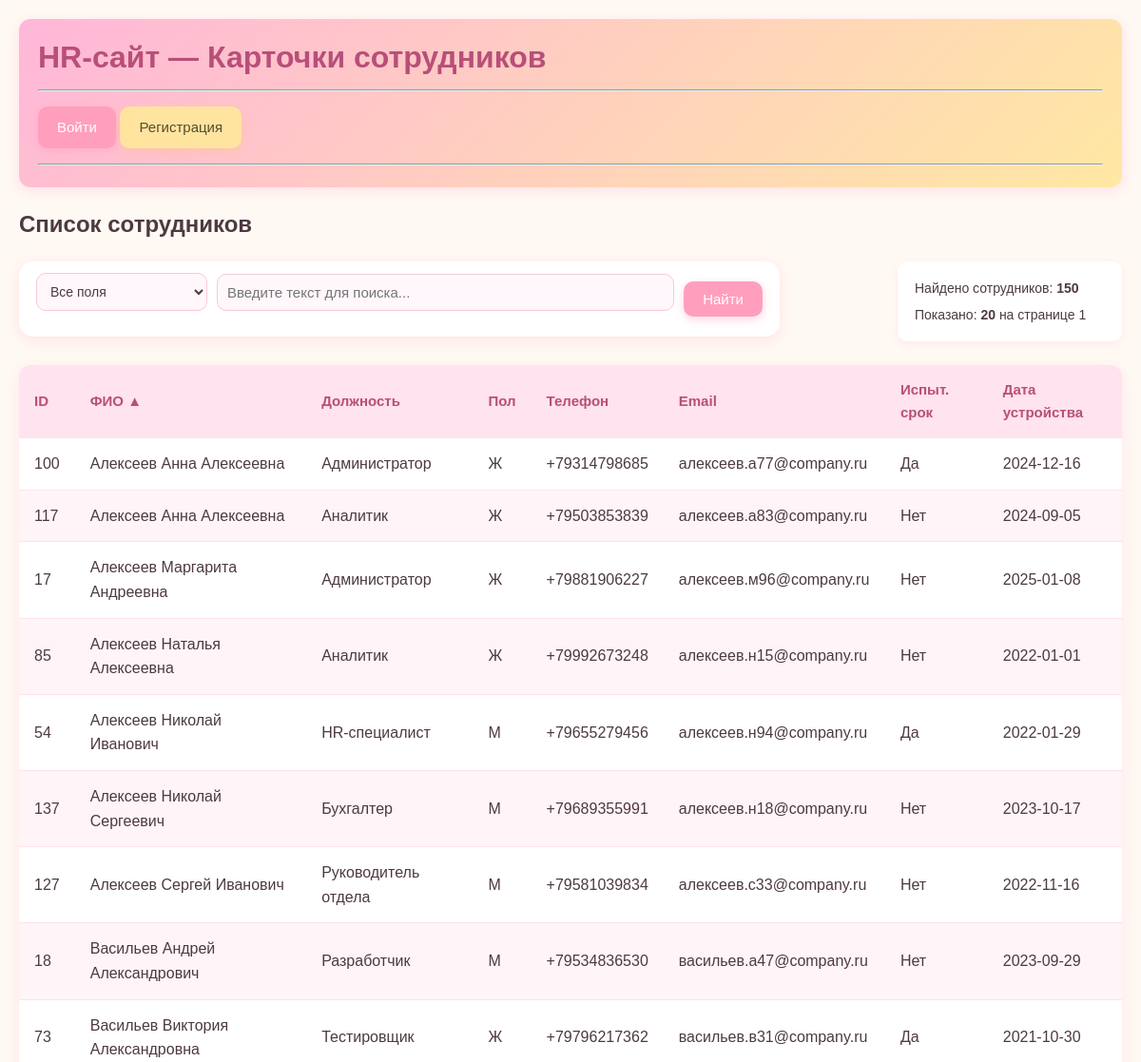
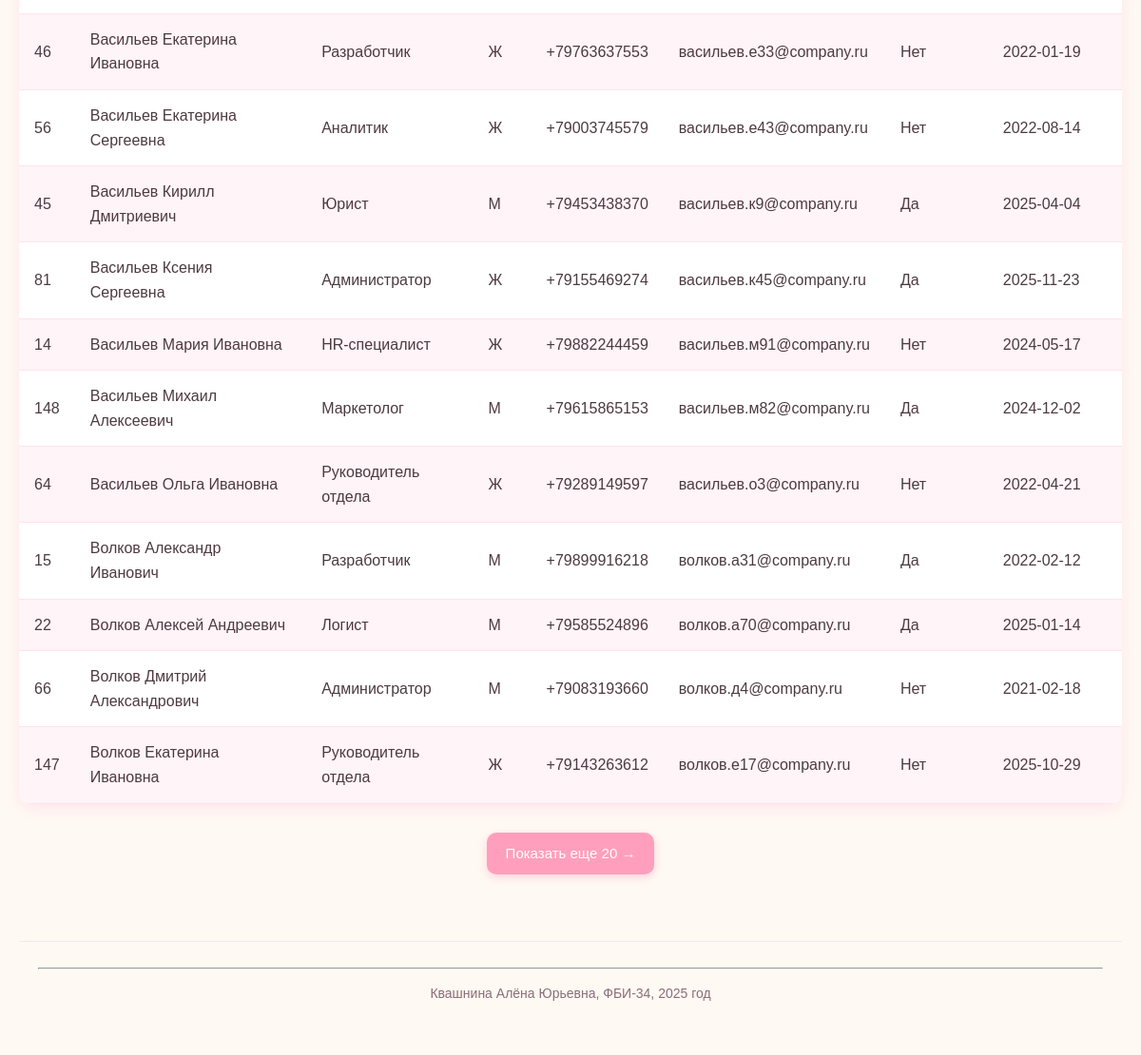
The page /hr/?sort=full_name&direction=asc&search=&search_field=all on the database its author committed (2 pictures, top to bottom).
### models1.py (models this page shows)
class Employee(db.Model):
    id = db.Column(db.Integer, primary_key=True)
    full_name = db.Column(db.String(120), nullable=False)
    position = db.Column(db.String(120), nullable=False)
    gender = db.Column(db.String(20), nullable=False)
    phone = db.Column(db.String(50))
    email = db.Column(db.String(120))
    probation = db.Column(db.Boolean, default=False)
    hire_date = db.Column(db.Date)

### hr_app.py (the view, shortened to what this page needs)
@hr.route("/")
def index():
    page = int(request.args.get("page", 1))
    per_page = 20
    search = request.args.get("search", "")
    search_field = request.args.get("search_field", "all")  # Новый параметр
    sort = request.args.get("sort", "id")
    sort_direction = request.args.get("direction", "asc")
    query = Employee.query
    if hasattr(Employee, sort):
        column = getattr(Employee, sort)
        if sort_direction == "desc":
            column = column.desc()
        query = query.order_by(column)
    employees = query.offset((page - 1) * per_page).limit(per_page).all()
    total_count = query.count()
    has_more = total_count > page * per_page
    return render_template("index1.html",
                           employees=employees,
                           page=page,
                           search=search,
                           search_field=search_field,  # Передаем в шаблон
                           sort=sort,
                           direction=sort_direction,
                           has_more=has_more,
                           total_count=total_count)

### templates/templates1/index1.html (shortened to what this page needs)
{% extends 'base1.html' %}
{% block content %}
<h2>Список сотрудников</h2>
<div class="controls">
    <div class="search-box">
        <form method="get" action="{{ url_for('hr.index') }}">
            <div class="search-container">
                <select name="search_field" class="search-select">
                    <option value="all" {% if search_field == 'all' %}selected{% endif %}>Все поля</option>
                </select>
                <input type="text" name="search" placeholder="Введите текст для поиска..."
                       value="{{ search }}" class="search-input">
                <button type="submit" class="btn">Найти</button>
            </div>
        </form>
    </div>
    <div class="info-box">
        <p>Найдено сотрудников: <strong>{{ total_count }}</strong></p>
        <p>Показано: <strong>{{ employees|length }}</strong> на странице {{ page }}</p>
    </div>
</div>
<table>
    <thead>
        <tr>
            <th>
                <a href="{{ url_for('hr.index', sort='id', direction='desc' if sort == 'id' and direction == 'asc' else 'asc', search=search, search_field=search_field) }}">
                    ID {% if sort == 'id' %}{{ '▼' if direction == 'desc' else '▲' }}{% endif %}
                </a>
            </th>
            <th>
                <a href="{{ url_for('hr.index', sort='full_name', direction='desc' if sort == 'full_name' and direction == 'asc' else 'asc', search=search, search_field=search_field) }}">
                    ФИО {% if sort == 'full_name' %}{{ '▼' if direction == 'desc' else '▲' }}{% endif %}
                </a>
            </th>
            <th>
                <a href="{{ url_for('hr.index', sort='position', direction='desc' if sort == 'position' and direction == 'asc' else 'asc', search=search, search_field=search_field) }}">
                    Должность {% if sort == 'position' %}{{ '▼' if direction == 'desc' else '▲' }}{% endif %}
                </a>
            </th>
            <th>
                <a href="{{ url_for('hr.index', sort='gender', direction='desc' if sort == 'gender' and direction == 'asc' else 'asc', search=search, search_field=search_field) }}">
                    Пол {% if sort == 'gender' %}{{ '▼' if direction == 'desc' else '▲' }}{% endif %}
                </a>
            </th>
            <th>
                <a href="{{ url_for('hr.index', sort='phone', direction='desc' if sort == 'phone' and direction == 'asc' else 'asc', search=search, search_field=search_field) }}">
                    Телефон {% if sort == 'phone' %}{{ '▼' if direction == 'desc' else '▲' }}{% endif %}
                </a>
            </th>
            <th>
                <a href="{{ url_for('hr.index', sort='email', direction='desc' if sort == 'email' and direction == 'asc' else 'asc', search=search, search_field=search_field) }}">
                    Email {% if sort == 'email' %}{{ '▼' if direction == 'desc' else '▲' }}{% endif %}
                </a>
            </th>
            <th>
                <a href="{{ url_for('hr.index', sort='probation', direction='desc' if sort == 'probation' and direction == 'asc' else 'asc', search=search, search_field=search_field) }}">
                    Испыт. срок {% if sort == 'probation' %}{{ '▼' if direction == 'desc' else '▲' }}{% endif %}
                </a>
            </th>
            <th>
                <a href="{{ url_for('hr.index', sort='hire_date', direction='desc' if sort == 'hire_date' and direction == 'asc' else 'asc', search=search, search_field=search_field) }}">
                    Дата устройства {% if sort == 'hire_date' %}{{ '▼' if direction == 'desc' else '▲' }}{% endif %}
                </a>
            </th>
        </tr>
    </thead>
    <tbody>
        {% for emp in employees %}
        <tr>
            <td>{{ emp.id }}</td>
            <td>{{ emp.full_name }}</td>
            <td>{{ emp.position }}</td>
            <td>{{ emp.gender }}</td>
            <td>{{ emp.phone }}</td>
            <td>{{ emp.email }}</td>
            <td>{{ 'Да' if emp.probation else 'Нет' }}</td>
            <td>{{ emp.hire_date.strftime('%Y-%m-%d') if emp.hire_date else 'Не указана' }}</td>
        </tr>
        {% endfor %}
    </tbody>
</table>
<div class="pagination">
    {% if has_more %}
        <a href="{{ url_for('hr.index', page=page+1, search=search, search_field=search_field, sort=sort, direction=direction) }}"
           class="btn">Показать еще 20 →</a>
    {% endif %}
</div>
{% endblock %}

### static/static1/style1.css (style rules this page uses)
body { font-family: Arial, sans-serif; margin: 20px; background: #fff9f3; color: #4d3a41; line-height: 1.6; }
.controls { display: flex; justify-content: space-between; align-items: flex-start; margin-bottom: 25px; flex-wrap: wrap; gap: 15px; }
.info-box { background: #fff; padding: 12px 18px; border-radius: 10px; box-shadow: 0 3px 10px rgba(255, 180, 200, 0.2); min-width: 200px; }
.info-box p { margin: 5px 0; font-size: 14px; }
.search-box { flex: 1; min-width: 300px; max-width: 800px; }
.search-container { display: flex; gap: 10px; background: #ffffff; padding: 12px 18px; border-radius: 15px; box-shadow: 0 4px 15px rgba(255, 180, 200, 0.3); align-items: center; flex-wrap: wrap; }
.search-select { width: 180px; padding: 10px; border: 1px solid #f7c9d6; border-radius: 10px; background: #fff7fb; color: #4d3a41; font-size: 14px; cursor: pointer; }
.search-input { flex: 1; min-width: 200px; padding: 10px; border: 1px solid #f7c9d6; border-radius: 10px; background: #fff7fb; transition: all 0.3s; }
table { border-collapse: collapse; width: 100%; background: #ffffff; border-radius: 12px; overflow: hidden; box-shadow: 0 4px 15px rgba(255, 190, 220, 0.3); margin-bottom: 25px; }
th, td { padding: 14px 16px; text-align: left; border-bottom: 1px solid #ffe3ee; }
th { background: #ffe3ee; color: #b84f79; font-weight: bold; font-size: 15px; }
tr:nth-child(even) { background: #fff4f8; }
th a { text-decoration: none; color: #b84f79; display: flex; justify-content: space-between; align-items: center; }
.pagination { display: flex; justify-content: center; gap: 15px; margin: 30px 0; }
button, .btn, .btn-cancel, .btn-small, .btn-danger { padding: 10px 20px; border: none; border-radius: 10px; cursor: pointer; font-size: 15px; transition: 0.3s; text-decoration: none; display: inline-block; text-align: center; white-space: nowrap; }
.btn { background: #ff9fbd; color: white; box-shadow: 0 3px 10px rgba(255, 150, 190, 0.4); }
input, select, textarea { width: 100%; padding: 12px; border: 1px solid #f7c9d6; border-radius: 10px; margin-bottom: 15px; background: #fff7fb; box-sizing: border-box; font-size: 15px; }

### rows shown on the page
Employee: id "100", full_name "Алексеев Анна Алексеевна", position "Администратор", gender "Ж", phone "+79314798685", email "алексеев.а77@company.ru", probation "Да", hire_date "2024-12-16"
Employee: id "117", full_name "Алексеев Анна Алексеевна", position "Аналитик", gender "Ж", phone "+79503853839", email "алексеев.а83@company.ru", probation "Нет", hire_date "2024-09-05"
Employee: id "17", full_name "Алексеев Маргарита Андреевна", position "Администратор", gender "Ж", phone "+79881906227", email "алексеев.м96@company.ru", probation "Нет", hire_date "2025-01-08"
Employee: id "85", full_name "Алексеев Наталья Алексеевна", position "Аналитик", gender "Ж", phone "+79992673248", email "алексеев.н15@company.ru", probation "Нет", hire_date "2022-01-01"
Employee: id "54", full_name "Алексеев Николай Иванович", position "HR-специалист", gender "М", phone "+79655279456", email "алексеев.н94@company.ru", probation "Да", hire_date "2022-01-29"
Employee: id "137", full_name "Алексеев Николай Сергеевич", position "Бухгалтер", gender "М", phone "+79689355991", email "алексеев.н18@company.ru", probation "Нет", hire_date "2023-10-17"
Employee: id "127", full_name "Алексеев Сергей Иванович", position "Руководитель отдела", gender "М", phone "+79581039834", email "алексеев.с33@company.ru", probation "Нет", hire_date "2022-11-16"
Employee: id "18", full_name "Васильев Андрей Александрович", position "Разработчик", gender "М", phone "+79534836530", email "васильев.а47@company.ru", probation "Нет", hire_date "2023-09-29"
Employee: id "73", full_name "Васильев Виктория Александровна", position "Тестировщик", gender "Ж", phone "+79796217362", email "васильев.в31@company.ru", probation "Да", hire_date "2021-10-30"
Employee: id "46", full_name "Васильев Екатерина Ивановна", position "Разработчик", gender "Ж", phone "+79763637553", email "васильев.е33@company.ru", probation "Нет", hire_date "2022-01-19"
Employee: id "56", full_name "Васильев Екатерина Сергеевна", position "Аналитик", gender "Ж", phone "+79003745579", email "васильев.е43@company.ru", probation "Нет", hire_date "2022-08-14"
Employee: id "45", full_name "Васильев Кирилл Дмитриевич", position "Юрист", gender "М", phone "+79453438370", email "васильев.к9@company.ru", probation "Да", hire_date "2025-04-04"
Employee: id "81", full_name "Васильев Ксения Сергеевна", position "Администратор", gender "Ж", phone "+79155469274", email "васильев.к45@company.ru", probation "Да", hire_date "2025-11-23"
Employee: id "14", full_name "Васильев Мария Ивановна", position "HR-специалист", gender "Ж", phone "+79882244459", email "васильев.м91@company.ru", probation "Нет", hire_date "2024-05-17"
Employee: id "148", full_name "Васильев Михаил Алексеевич", position "Маркетолог", gender "М", phone "+79615865153", email "васильев.м82@company.ru", probation "Да", hire_date "2024-12-02"
Employee: id "64", full_name "Васильев Ольга Ивановна", position "Руководитель отдела", gender "Ж", phone "+79289149597", email "васильев.о3@company.ru", probation "Нет", hire_date "2022-04-21"
Employee: id "15", full_name "Волков Александр Иванович", position "Разработчик", gender "М", phone "+79899916218", email "волков.а31@company.ru", probation "Да", hire_date "2022-02-12"
Employee: id "22", full_name "Волков Алексей Андреевич", position "Логист", gender "М", phone "+79585524896", email "волков.а70@company.ru", probation "Да", hire_date "2025-01-14"
Employee: id "66", full_name "Волков Дмитрий Александрович", position "Администратор", gender "М", phone "+79083193660", email "волков.д4@company.ru", probation "Нет", hire_date "2021-02-18"
Employee: id "147", full_name "Волков Екатерина Ивановна", position "Руководитель отдела", gender "Ж", phone "+79143263612", email "волков.е17@company.ru", probation "Нет", hire_date "2025-10-29"

### other values the page prints
{{ total_count }} "150"
{{ employees|length }} "20"
{{ page }} "1"
{{ '▼' if direction == 'desc' else '▲' }} "▲"
